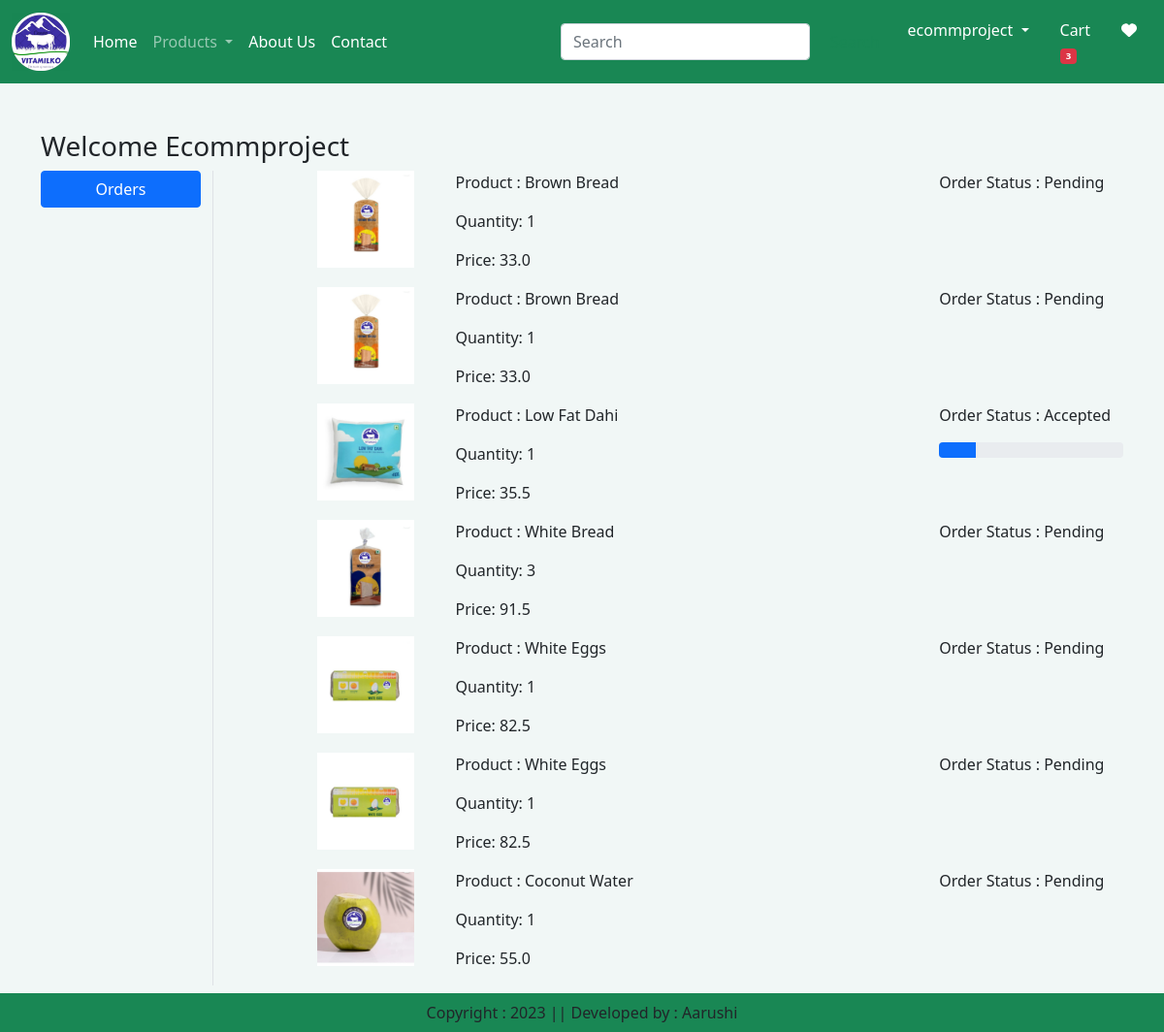
Screenshot of /orders/ (signed in) with the database file from the repository.
### app/models.py (models this page shows, shortened)
class OrderPlaced(models.Model):
    user = models.ForeignKey(User,on_delete=models.CASCADE)
    customer = models.ForeignKey(Customer, on_delete=models.CASCADE)
    product = models.ForeignKey(Product, on_delete=models.CASCADE)
    quantity = models.PositiveIntegerField(default=1)
    ordered_date = models.DateTimeField(auto_now_add=True)
    status = models.CharField(max_length=50, choices=STATUS_CHOICES, default='Pending')
    payment = models.ForeignKey(Payment, on_delete=models.CASCADE, default="")
    @property
    def total_cost(self):
        return self.quantity * self.product.discounted_price

class Product(models.Model):
    title = models.CharField(max_length=100)
    selling_price = models.FloatField()
    discounted_price = models.FloatField()
    description = models.TextField()
    composition = models.TextField(default='')
    prodapp = models.TextField(default='')
    category = models.CharField(choices=CATEGORY_CHOICES, max_length=2)
    product_image = models.ImageField(upload_to="product")

### app/views.py (the view)
# urls.py: path('orders/', views.orders, name='orders'),
def orders(request):
    totalitem = 0
    wishitem=0
    if request.user.is_authenticated:
        totalitem = len(Cart.objects.filter(user=request.user))
        wishitem = len(Wishlist.objects.filter(user=request.user))
    order_placed=OrderPlaced.objects.filter(user=request.user)
    return render(request, 'app/orders.html',locals())

### app/templates/app/orders.html (shortened to what this page needs)
{% extends 'app/base.html' %}
{% load static %}
{% block main-content %}
<div class="container my-5">
    <div class="row">
        <h3>Welcome <span class="text-capitalize">{{request.user}}</span></h3>
        <div class="col-sm-2 border-end">
        <ul class="list-unstyled">
            <li class="d-grid"><a href="{% url 'orders' %}" class="btn btn-primary">Orders</a><li>
        </ul>
        </div>
        <div class="col-sm-9 offset-sm-1">
            {% for op in order_placed %}
              <div class="row">
                <div class="col-sm-2">
                  <img src="{{op.product.product_image.url}}" class="img-fluid" height="100" width="100"/>
                </div>
                  <div class="col-sm-7">
                    <p>Product : {{op.product.title}}</p>
                    <p>Quantity: {{op.quantity}}</p>
                    <p>Price: {{op.total_cost}}</p>
                  </div>
                  <div class="col-sm-3">
                  <p> Order Status : {{op.status}} </p>
             {% if op.status == "Accepted" %}
              <div class="progress">
               <div class="progress-bar" role="progressbar" style="width: 20%" aria-valuenow="20" aria-valuemin="0" aria-valuemax="100">
               </div>
              </div>
             {% endif %}
             </div>
            </div>
            {% endfor %}
        </div>
    </div>
       </div>
{% endblock main-content %}

### app/templates/app/base.html (shortened to what this page needs)
<!DOCTYPE html>
{% load static %}
<html lang="en">
<head>
    <link href="https://cdn.jsdelivr.net/npm/bootstrap@5.0.0-beta1/dist/css/bootstrap.min.css" rel="stylesheet">
    <link rel="stylesheet" href="{% static 'app/css/owl.carousel.min.css' %}">
    <link rel="stylesheet" href="{% static 'app/css/all.min.css' %}">
    <link rel="stylesheet" href="{% static 'app/css/style.css' %}">
</head>
<body style="background-color: #F1F7F6;">
    <nav class="navbar navbar-expand-lg navbar-dark bg-success">
        <div class="container-fluid">
          <a class="navbar-brand" href="#">
            <img src="{% static "app/images/product/hello.png" %}" width="60" height="60" />
          </a>
          <div class="collapse navbar-collapse" id="navbarSupportedContent">
            <ul class="navbar-nav me-auto mb-2 mb-lg-0">
              {% if request.user.is_authenticated %}
              <li class="nav-item">
                <a class="nav-link active" aria-current="page" href="/">Home</a>
                <li class="nav-item dropdown">
                  <a class="nav-link dropdown-toggle" href="#" role="button" data-bs-toggle="dropdown" aria-expanded="false">
                    Products
                  </a>
                </li>
              </li>
              <li class="nav-item">
                <a class="nav-link text-white" href="{% url 'about' %}">About Us</a>
              </li>
              <li class="nav-item">
                <a class="nav-link text-white" href="{% url 'contact' %}">Contact</a>
              </li>
            </ul>
            <form class="d-flex" role="search" action="/search">
              <input class="form-control me-2" type="search" placeholder="Search" aria-label="Search" name="search">
              <button class="btn btn-outline-success" type="submit">Search</button>
            </form>
          </div>
          <ul class="navbar-nav me-auto mb-2 mb-lg-0">
              <li class="nav-item dropdown mx-2">
                <a class="nav-link dropdown-toggle text-white" href="#" id="profileDropdown" role="button" data-bs-toggle="dropdown" aria-expanded="false">{{request.user}}
                </a>
              </li>
              <li class="nav-item mx-2">
                <a class="nav-link text-white" href="{% url 'showcart' %}">Cart<span class="badge bg-danger" style="font-size:0.6rem;">{% if totalitem > 0 %}{{totalitem}}{% endif %}</span></a>
              </li>
              <li class="nav-item mx-2">
                <a class="nav-link text-white" href="{% url 'showwishlist' %}"><i class="fa fa-heart"></i></a>
              </li>
              {% endif %}
          </ul>
        </div>
      </nav>
      {% block main-content %}{% endblock main-content %}
      <footer class="container-fluid fixed-bottom bg-success text-center p-2 mt-5">
        Copyright : 2023 || Developed by : Aarushi
      </footer>
    </body>
  </html>

### rows the page displays
OrderPlaced: product.product_image (picture), product "Brown Bread", quantity "1", total_cost "33.0", status "Pending"
OrderPlaced: product.product_image (picture), product "Brown Bread", quantity "1", total_cost "33.0", status "Pending"
OrderPlaced: product.product_image (picture), product "Low Fat Dahi", quantity "1", total_cost "35.5", status "Accepted"
OrderPlaced: product.product_image (picture), product "White Bread", quantity "3", total_cost "91.5", status "Pending"
OrderPlaced: product.product_image (picture), product "White Eggs", quantity "1", total_cost "82.5", status "Pending"
OrderPlaced: product.product_image (picture), product "White Eggs", quantity "1", total_cost "82.5", status "Pending"
OrderPlaced: product.product_image (picture), product "Coconut Water", quantity "1", total_cost "55.0", status "Pending"

### other values shown
{{ request.user }} "ecommproject"
{{ totalitem }} "3"
{{ request.user }} "Ecommproject"
